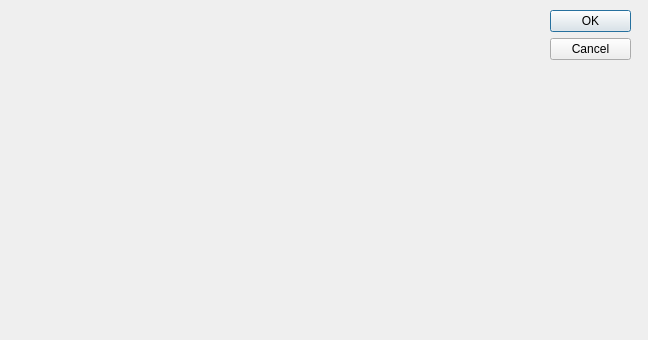
<?xml version="1.0" encoding="UTF-8"?>
<ui version="4.0">
 <class>EditDialog</class>
 <widget class="QDialog" name="EditDialog">
  <property name="geometry">
   <rect>
    <x>0</x>
    <y>0</y>
    <width>648</width>
    <height>340</height>
   </rect>
  </property>
  <property name="windowTitle">
   <string>Dialog</string>
  </property>
  <widget class="QDialogButtonBox" name="buttonBox">
   <property name="geometry">
    <rect>
     <x>550</x>
     <y>10</y>
     <width>81</width>
     <height>461</height>
    </rect>
   </property>
   <property name="orientation">
    <enum>Qt::Vertical</enum>
   </property>
   <property name="standardButtons">
    <set>QDialogButtonBox::Cancel|QDialogButtonBox::Ok</set>
   </property>
  </widget>
 </widget>
 <resources/>
 <connections>
  <connection>
   <sender>buttonBox</sender>
   <signal>accepted()</signal>
   <receiver>EditDialog</receiver>
   <slot>accept()</slot>
   <hints>
    <hint type="sourcelabel">
     <x>248</x>
     <y>254</y>
    </hint>
    <hint type="destinationlabel">
     <x>157</x>
     <y>274</y>
    </hint>
   </hints>
  </connection>
  <connection>
   <sender>buttonBox</sender>
   <signal>rejected()</signal>
   <receiver>EditDialog</receiver>
   <slot>reject()</slot>
   <hints>
    <hint type="sourcelabel">
     <x>316</x>
     <y>260</y>
    </hint>
    <hint type="destinationlabel">
     <x>286</x>
     <y>274</y>
    </hint>
   </hints>
  </connection>
 </connections>
</ui>
